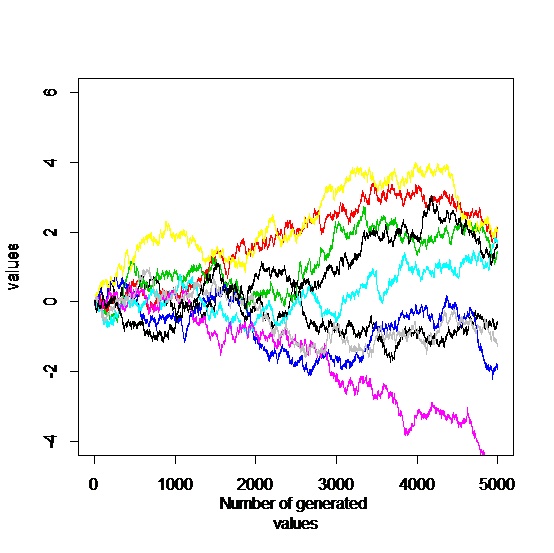

The R source for this figure:
w<-vector()
w1<-vector()
main<-function()
{
	i=1
	count=0
	exp_w2=0
	exp_w5=0
	for(j in 0:9)
	{
		w[1+5000*j]=0
		k=1
		while(i!=5000+5000*j)
		{
			w[i+1]=w[i]+sqrt(.001)*rnorm(1)
			i=i+1
		}
		m=i-4999
		while(m!=5000+5000*j)
		{
			w1[k]=w[m]
			k=k+1;
			m=m+1;
		}
		i=i+1
		plot(w1,type="l",col=j,ylim=c(-4,6),xlab="Number of generated 
		values",ylab="values")
		par(new=TRUE)
	}
	for(j in 0:9)
	{
		exp_w2=exp_w2+w[2000+5000*j]
		exp_w5=exp_w5+w[5000+5000*j]
	}
	cat("The expected value of w[2] is ",exp_w2/10,"\n")
	cat("The expected value of w[5] is ",exp_w5/10,"\n")
	par(new=FALSE)
}
main()
